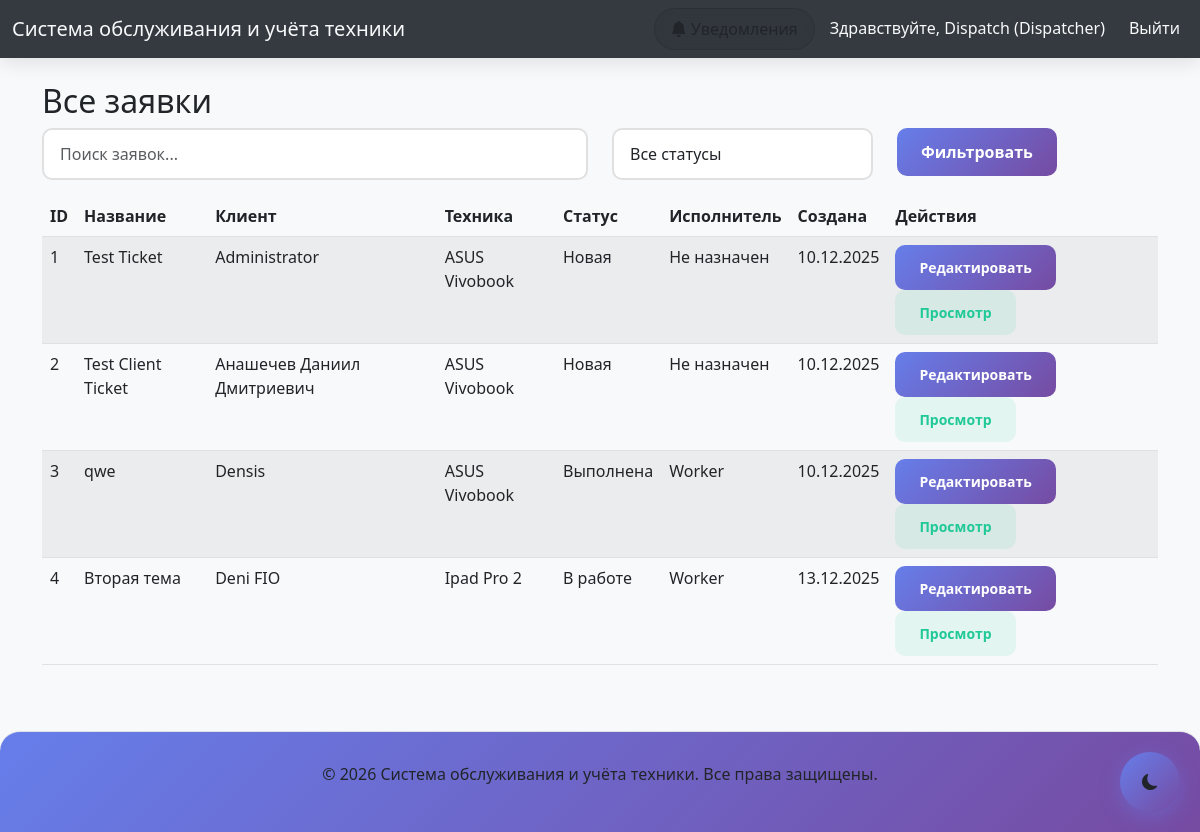
/tickets/dispatcher/all-tickets/ (signed in), run on the app's committed database.
### tickets/models.py (models this page shows, shortened)
class User(AbstractUser):
    full_name = models.CharField(max_length=100)
    contact = models.CharField(max_length=100)  # phone or email
    role = models.ForeignKey(Role, on_delete=models.CASCADE, null=True, blank=True)
    is_active = models.BooleanField(default=False)  # False до подтверждения email
    email_verified = models.BooleanField(default=False)  # Подтверждение email
    email_verification_code = models.CharField(max_length=6, blank=True, null=True)  # Код подтверждения
    email_verification_expires = models.DateTimeField(null=True, blank=True)  # Срок действия кода
    objects = UserManager()

class Role(models.Model):
    CLIENT = 'CLIENT'
    DISPATCHER = 'DISPATCHER'
    WORKER = 'WORKER'
    ADMIN = 'ADMIN'
    ROLE_CHOICES = [
        (CLIENT, 'Client'),
        (DISPATCHER, 'Dispatcher'),
        (WORKER, 'Worker'),
        (ADMIN, 'Admin'),
    ]
    name = models.CharField(max_length=20, choices=ROLE_CHOICES, unique=True)
    def __str__(self):
        return self.get_name_display()

class Ticket(models.Model):
    client = models.ForeignKey(User, on_delete=models.CASCADE, limit_choices_to={'role__name': 'CLIENT'}, related_name='client_tickets')
    equipment = models.ForeignKey(Equipment, on_delete=models.CASCADE)
    service_type = models.ForeignKey(ServiceType, on_delete=models.SET_NULL, null=True, blank=True)
    current_status = models.ForeignKey(TicketStatus, on_delete=models.CASCADE)
    dispatcher = models.ForeignKey(User, on_delete=models.SET_NULL, null=True, blank=True, limit_choices_to={'role__name': 'DISPATCHER'}, related_name='dispatcher_tickets')
    assignee = models.ForeignKey(User, on_delete=models.SET_NULL, null=True, blank=True, limit_choices_to={'role__name': 'WORKER'}, related_name='assignee_tickets')
    title = models.CharField(max_length=200)
    description = models.TextField()
    created_at = models.DateTimeField(auto_now_add=True)
    updated_at = models.DateTimeField(auto_now=True)
    completed_at = models.DateTimeField(null=True, blank=True)
    class Meta:
        verbose_name = "Ticket"
        verbose_name_plural = "Tickets"

class Equipment(models.Model):
    DEVICE_TYPES = [
        ('laptop', 'Ноутбук'),
        ('desktop', 'Настольный компьютер'),
        ('phone', 'Телефон'),
        ('tablet', 'Планшет'),
        ('printer', 'Принтер'),
        ('other', 'Другое'),
    ]
    owner = models.ForeignKey(User, on_delete=models.CASCADE, limit_choices_to={'role__name': 'CLIENT'}, null=True, blank=True)
    type = models.CharField(max_length=20, choices=DEVICE_TYPES)
    model = models.CharField(max_length=100)
    serial_number = models.CharField(max_length=100, blank=True)
    notes = models.TextField(blank=True)
    created_at = models.DateTimeField(auto_now_add=True)
    updated_at = models.DateTimeField(auto_now=True)
    class Meta:
        verbose_name = "Equipment"
        verbose_name_plural = "Equipment"

class TicketStatus(models.Model):
    NEW = 'NEW'
    ASSIGNED = 'ASSIGNED'
    IN_PROGRESS = 'IN_PROGRESS'
    DONE = 'DONE'
    READY_FOR_PICKUP = 'READY_FOR_PICKUP'
    CANCELED = 'CANCELED'
    STATUS_CHOICES = [
        (NEW, 'Новая'),
        (ASSIGNED, 'Назначена'),
        (IN_PROGRESS, 'В работе'),
        (DONE, 'Выполнена'),
        (READY_FOR_PICKUP, 'Готова к выдаче'),
        (CANCELED, 'Отменена'),
    ]
    name = models.CharField(max_length=20, choices=STATUS_CHOICES, unique=True)
    class Meta:
        verbose_name = "Ticket Status"
        verbose_name_plural = "Ticket Statuses"

### tickets/views.py (the view)
# urls.py: path('dispatcher/all-tickets/', views.all_tickets, name='all_tickets'),
@login_required
def all_tickets(request):
    if not check_role(request.user, Role.DISPATCHER):
        return HttpResponseForbidden("Доступ запрещен")
    tickets = Ticket.objects.all()
    return render(request, 'dispatcher/all_tickets.html', {'tickets': tickets})

### tickets/context_processors/notifications.py (called while the page is built)
def unread_notifications_count(request):
    if request.user.is_authenticated:
        unread_count = Notification.objects.filter(
            recipient=request.user,
            is_read=False
        ).count()
        return {'unread_count': unread_count}
    return {'unread_count': 0}

### tickets/views.py (called while the page is built)
def check_role(user, role_name):
    return user.role.name == role_name

### tickets/templates/dispatcher/all_tickets.html (shortened to what this page needs)
{% extends 'base/base.html' %}
{% block content %}
<div class="row">
    <div class="col-md-12">
        <h2>Все заявки</h2>
        <div class="row mb-3">
            <div class="col-md-6">
                <input type="text" class="form-control" placeholder="Поиск заявок...">
            </div>
            <div class="col-md-3">
                <select class="form-select">
                    <option>Все статусы</option>
                </select>
            </div>
            <div class="col-md-3">
                <button class="btn btn-primary">Фильтровать</button>
            </div>
        </div>
        {% if tickets %}
            <div class="table-responsive">
                <table class="table table-striped">
                    <thead>
                        <tr>
                            <th>ID</th>
                            <th>Название</th>
                            <th>Клиент</th>
                            <th>Техника</th>
                            <th>Статус</th>
                            <th>Исполнитель</th>
                            <th>Создана</th>
                            <th>Действия</th>
                        </tr>
                    </thead>
                    <tbody>
                        {% for ticket in tickets %}
                        <tr>
                            <td>{{ ticket.id }}</td>
                            <td>{{ ticket.title }}</td>
                            <td>{{ ticket.client.full_name }}</td>
                            <td>{{ ticket.equipment.model }}</td>
                            <td>{{ ticket.current_status.get_name_display }}</td>
                            <td>{{ ticket.assignee.full_name|default:"Не назначен" }}</td>
                            <td>{{ ticket.created_at|date:"d.m.Y" }}</td>
                            <td>
                                <a href="#" class="btn btn-sm btn-primary">Редактировать</a>
                                <a href="{% url 'tickets:view_ticket' ticket.id %}" class="btn btn-sm btn-info">Просмотр</a>
                            </td>
                        </tr>
                        {% endfor %}
                    </tbody>
                </table>
            </div>
        {% else %}
            <div class="alert alert-info">
                В системе пока нет заявок.
            </div>
        {% endif %}
    </div>
</div>
{% endblock %}

### tickets/templates/base/base.html (shortened to what this page needs)
<!DOCTYPE html>
<html lang="ru">
<head>
    <link href="https://cdn.jsdelivr.net/npm/bootstrap@5.3.0/dist/css/bootstrap.min.css" rel="stylesheet">
    <link rel="stylesheet" href="https://cdn.jsdelivr.net/npm/bootstrap-icons@1.10.0/font/bootstrap-icons.css">
</head>
<body>
    <nav class="navbar navbar-expand-lg navbar-dark bg-dark">
        <div class="container-fluid">
            <a class="navbar-brand" href="{% url 'home' %}">Система обслуживания и учёта техники</a>
            <div class="collapse navbar-collapse" id="navbarSupportedContent">
                <div class="navbar-nav ms-auto">
                    {% if user.is_authenticated %}
                        <div class="notification-container">
                            <a class="nav-link notification-link" href="{% url 'tickets:notifications' %}">
                                <i class="bi bi-bell-fill me-1"></i>
                                <span>Уведомления</span>
                            </a>
                        </div>
                        <span class="navbar-text me-3">Здравствуйте, {{ user.username }} ({{ user.role }})</span>
                        <a class="nav-link" href="{% url 'tickets:logout' %}">Выйти</a>
                    {% else %}
                        <a class="nav-link" href="{% url 'tickets:login' %}">Войти</a>
                        <a class="nav-link" href="{% url 'tickets:register' %}">Регистрация</a>
                    {% endif %}
                </div>
            </div>
        </div>
    </nav>
    <div class="main-content">
        <div class="container mt-4">
            {% block content %}
            {% endblock %}
        </div>
    </div>
    <footer>
        <div class="container">
            <p class="text-center">&copy; 2026 Система обслуживания и учёта техники. Все права защищены.</p>
        </div>
    </footer>
    <div class="theme-toggle" id="themeToggle">
        <i class="bi bi-moon-fill" id="themeIcon"></i>
    </div>
</body>
</html>

### data on the page
User: username "Dispatch", role "Dispatcher"
Ticket: id "1", title "Test Ticket", client.full_name "Administrator", equipment.model "ASUS Vivobook", current_status.name "Новая", assignee.full_name "Не назначен", created_at "10.12.2025"
Ticket: id "2", title "Test Client Ticket", client.full_name "Анашечев Даниил Дмитриевич", equipment.model "ASUS Vivobook", current_status.name "Новая", assignee.full_name "Не назначен", created_at "10.12.2025"
Ticket: id "3", title "qwe", client.full_name "Densis", equipment.model "ASUS Vivobook", current_status.name "Выполнена", assignee.full_name "Worker", created_at "10.12.2025"
Ticket: id "4", title "Вторая тема", client.full_name "Deni FIO", equipment.model "Ipad Pro 2", current_status.name "В работе", assignee.full_name "Worker", created_at "13.12.2025"
